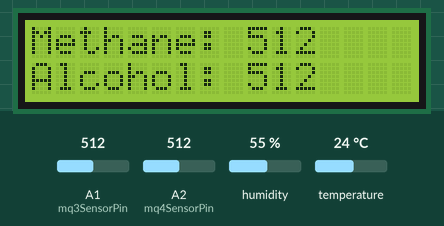
A sketch run on a simulated Arduino Uno, built with avr-gcc and run on an emulated ATmega328P. Shown: 16×2 character LCD. Inputs (shaded band) come from the test bench; at power-on: humidity 55 %, A1 (mq3SensorPin) = 512, A2 (mq4SensorPin) = 512, temperature 24 °C. What the sketch prints to the serial monitor is not drawn.

Above: at 1.2 s.
1.3 s: humidity set to 22 %
At 7.4 s:
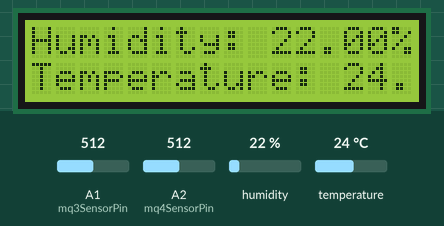
9.9 s: A1 (mq3SensorPin) set to 716
At 13.3 s:
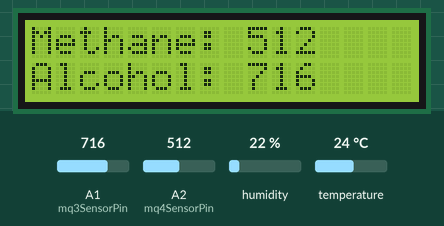
16.1 s: A2 (mq4SensorPin) set to 716
At 17.1 s:
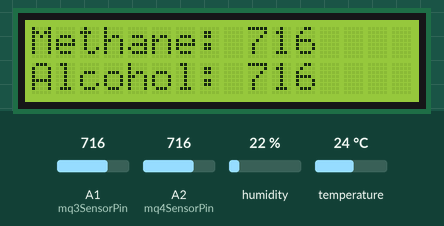
21.2 s: temperature set to 12 °C
At 27.6 s:
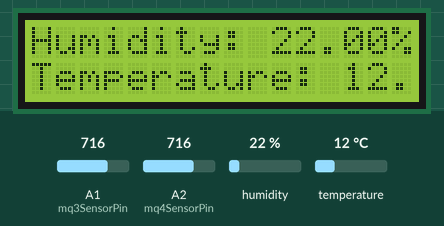
30.6 s: A1 (mq3SensorPin) set to 992
At 34.7 s:
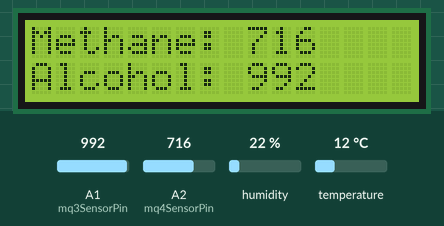
36.9 s: A2 (mq4SensorPin) set to 992
At 38.5 s:
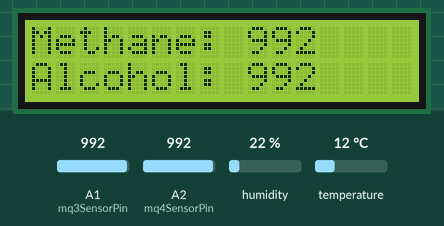
Timing chart, 0 to 40.0 s (numbered marks = the images above; inputs shaded):
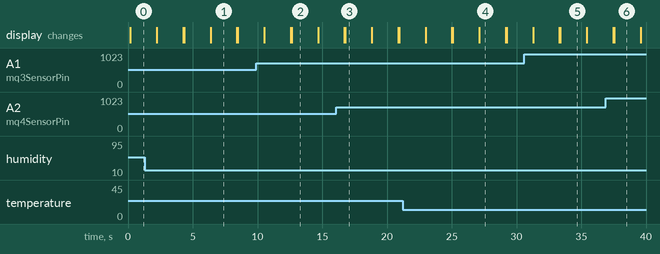

The sketch:

den.ino
```cpp
#include <Wire.h>
#include <LiquidCrystal_I2C.h>
#include <DHT.h>

// Define the analog pins for the MQ sensors
const int mq3SensorPin = A1;
const int mq4SensorPin = A2;

// Define the digital pin for the DHT11 sensor
const int dhtPin = 2;

// Create an instance of the DHT sensor
DHT dht(dhtPin, DHT11);

// Define LCD settings
LiquidCrystal_I2C lcd(0x27, 16, 2); // set the LCD address to 0x27 for a 16 chars and 2 line display

void setup() {
  // Initialize serial communication
  Serial.begin(9600);

  // Initialize the LCD
  lcd.init();
  lcd.backlight();

  // Display "Welcome" on the LCD
  lcd.setCursor(0, 0);
  lcd.print("Welcome");

  // Initialize the DHT sensor
  dht.begin();
}

void loop() {
  // Read the analog value from the MQ-3 alcohol sensor
  int mq3SensorValue = analogRead(mq3SensorPin);
  float mq3Voltage = mq3SensorValue * (5.0 / 1023.0);

  // Read the analog value from the MQ-4 methane sensor
  int mq4SensorValue = analogRead(mq4SensorPin);
  float mq4Voltage = mq4SensorValue * (5.0 / 1023.0);

  // Read temperature and humidity from the DHT11 sensor
  float temperature = dht.readTemperature();
  float humidity = dht.readHumidity();

  // Print the sensor values to the serial monitor
  Serial.print("MQ-3 Sensor - Value: ");
  Serial.print(mq3SensorValue);
  Serial.print(", Voltage: ");
  Serial.print(mq3Voltage);
  Serial.println("V");

  lcd.clear();

  Serial.print("MQ-4 Sensor - Value: ");
  Serial.print(mq4SensorValue);
  Serial.print(", Voltage: ");
  Serial.print(mq4Voltage);
  Serial.println("V");

  Serial.print("Temperature: ");
  Serial.print(temperature);
  Serial.print("°C, Humidity: ");
  Serial.print(humidity);
  Serial.println("%");

  // Display sensor values on the LCD
  lcd.clear();
  lcd.setCursor(0, 0);
  lcd.print("Methane: ");
  lcd.print(mq4SensorValue);

  lcd.setCursor(0, 1);
  lcd.print("Alcohol: ");
  lcd.print(mq3SensorValue);

  delay(2000); // Adjust delay as needed

  lcd.clear();
  lcd.setCursor(0, 0);
  lcd.print("Humidity: ");
  lcd.print(humidity);
  lcd.print("%");

  lcd.setCursor(0, 1);
  lcd.print("Temperature: ");
  lcd.print(temperature);
  lcd.print(" C");

  delay(2000); // Adjust delay as needed
}
```

Measured:
- what the display in image 1 shows lasts 2.0 s, from 6.4 s to 8.4 s
